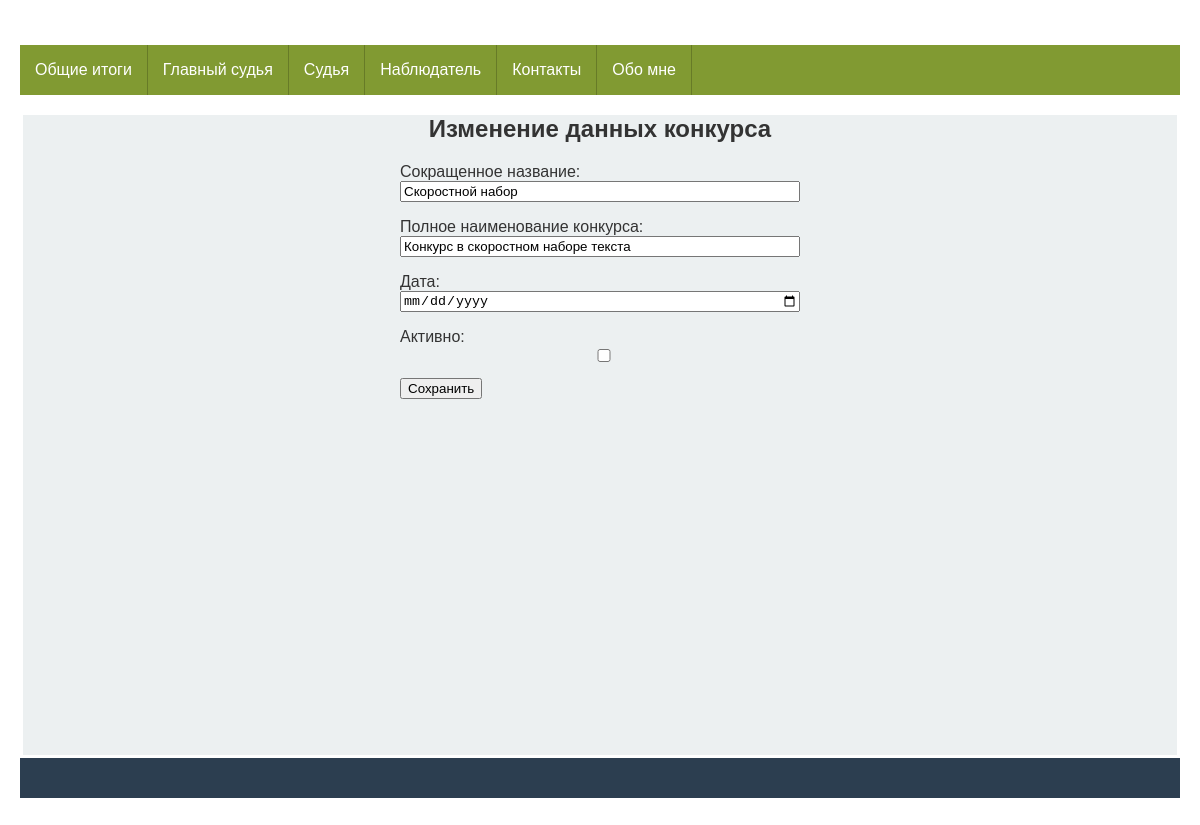
/competitions/edit/5/, run on the app's committed database.
### app_for_competitions/models.py (models this page shows, shortened)
class Competition(models.Model):
    class Meta:
        db_table = 'competitions'
        verbose_name = _('Соревнования')
    name = models.CharField(_('Сокращенное название'), max_length=50)
    fullname = models.CharField(_('Полное наименование конкурса'), max_length=200,
                                default=None)
    date = models.DateField(_('Дата проведения'),
                            help_text="Дата начала")
    active = models.BooleanField(_('Активен'), default=True)

### app_for_competitions/views.py (the view, shortened to what this page needs)
# urls.py: path('edit/<int:pk>/', edit_competition, name='edit_competition'),
def edit_competition(request, pk):
    competition = get_object_or_404(Competition, id=pk)
    if request.method == 'GET':
        context = {'form': CompetitionForm(instance=competition), 'id': pk}
        return render(request, 'app_for_competitions/edit_competition.html', context)

### app_for_competitions/forms.py (shortened to what this page needs)
class CompetitionForm(forms.ModelForm):
    class Meta:
        model = Competition
        fields = ['name', 'fullname']
    date = forms.DateField(label=_("Дата"), initial=datetime.date.today,
                           widget=forms.DateInput(attrs={
                               'class': 'form-control',
                               'type' : 'date'  # теперь календарь
                           }))
    active = forms.BooleanField(label=_("Активно"), required=False, widget=forms.CheckboxInput(
        attrs={'class': 'form-check-input'}))

### app_for_competitions/templates/app_for_competitions/edit_competition.html (shortened to what this page needs)
{% extends 'base.html' %}
{% load static %}
{% block content %}
<h2 class="center">{% if id %} Изменение данных конкурса {% else %} Добавление нового конкурса {% endif %}</h2>
<form method="post" novalidate>
    {{ form.as_p }}
    <input type="submit" value="{% if id %}Сохранить{% else %}Добавить{% endif %}"/>
</form>
{% endblock content %}

### static/css/stylesheet.css (style rules this page uses)
body { margin: 0; }
* { box-sizing: border-box; }
.center { text-align: center; }
* { -moz-box-sizing: border-box; -webkit-box-sizing: border-box; box-sizing: border-box; }
html { color: #333333; font-size: 62.5%; }
body { font: normal 16px Tahoma, Geneva, Helvetica, sans-serif; margin: 0 auto; padding: 0; }
@media only all and (min-width: 760px) { body { padding: 20px; padding: 2rem; } }
form { max-width: 400px; margin: 0 auto; border: 1px solid # }
label, input, textarea, select { display: block; width: 100%; }
input[type='submit'] { display: inline-block; width: auto; }

### data on the page
Competition: name "Скоростной набор", fullname "Конкурс в скоростном наборе текста"
